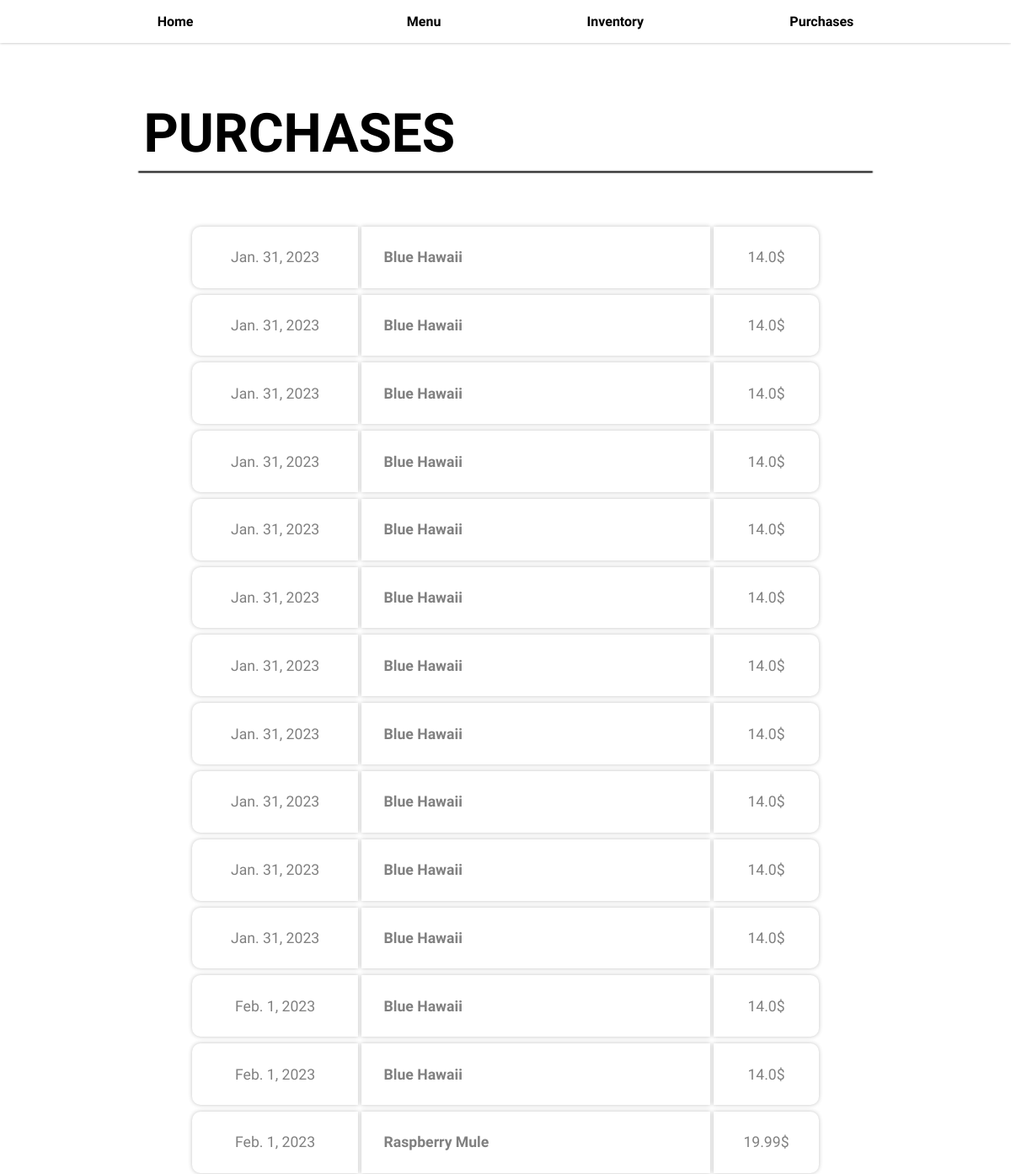
The page /purchases/ on the database as committed earlier.
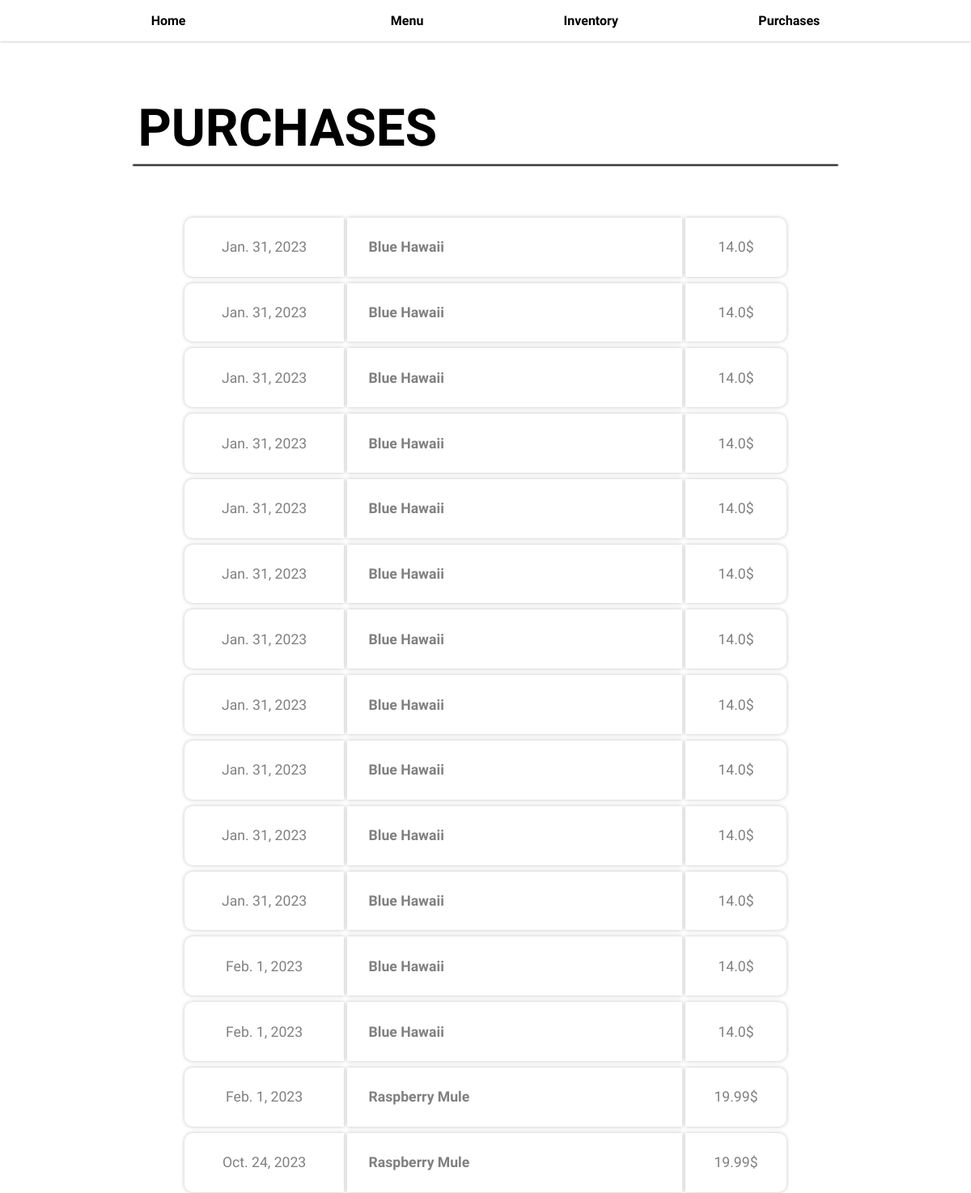
The same page on the database as committed later.
### base/models.py (models this page shows, shortened)
class MenuItem(models.Model):
	id = models.IntegerField(primary_key=True)
	name = models.CharField(max_length=100)
	price = models.FloatField(default=0.0)
	food_type = models.CharField(max_length=50, default="cocktail")

class Purchase(models.Model):
	id = models.IntegerField(primary_key=True)
	menu_item_id = models.ForeignKey(MenuItem, on_delete=models.SET_NULL, null=True)
	date = models.DateField(default=datetime.date.today())

### base/views.py (the view)
# urls.py: path("purchases/", views.purchases_view, name="purchases"),
def purchases_view(request):
	purchases = Purchase.objects.all()
	purchases_transformed = []
	for purchase in purchases:
		if purchase.menu_item_id:
			menu_item = purchase.menu_item_id
			menu_item_name = menu_item.name
			menu_item_price = menu_item.price
			menu_item_purchase_date = purchase.date
			purchases_transformed.append({
				"item_name": menu_item_name,
				"price": menu_item_price,
				"date": menu_item_purchase_date
			})
	return render(request, "purchases/purchases.html", {"purchases": purchases_transformed})

### templates/purchases/purchases.html
{% extends "base.html" %}
{% load static %}
{% block head %}
<link rel="stylesheet" href="{% static 'styles/purchases/purchases.css' %}">
{% endblock %}
{% block content %}
<section class="purchases-section">
	<h1 class="section-title">PURCHASES</h1>
	<hr />
	<div class="purchases-list">
		{% for purchase in purchases %}
			<div class="purchase">
				<div class="purchase-date">{{ purchase.date }}</div>
				<div class="purchase-item-name">{{ purchase.item_name }}</div>
				<div class="purchase-price">{{ purchase.price }}$</div>
			</div>
		{% endfor %}
	</div>
</section>
{% endblock %}

Rows that differ between the two databases and show on the page:
added Purchase: date "Oct. 24, 2023"
Other text that changed with them:
new list line: "Raspberry Mule 19.99"
